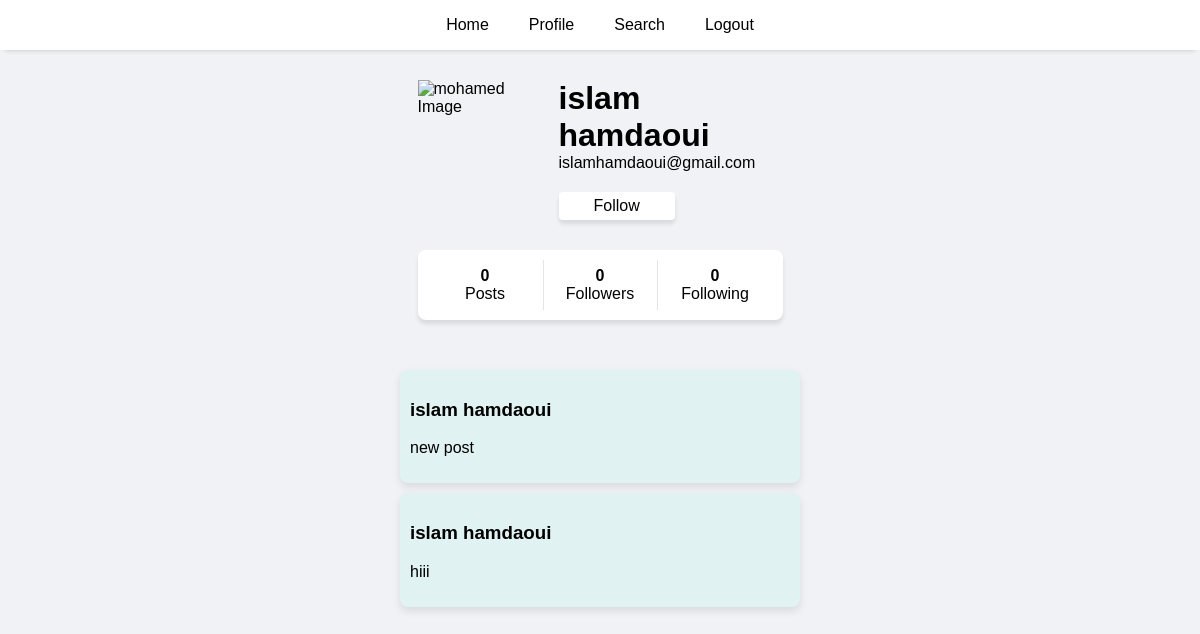
The app's page /info.php?id=1 (signed in) with its own data.
### tables this page shows
CREATE TABLE `users` (
  `id` int(5) NOT NULL,
  `username` varchar(50) NOT NULL,
  `password` varchar(50) NOT NULL,
  `email` varchar(50) NOT NULL,
  `pdp` enum('default','sara','dalia','islam','mohamed') DEFAULT 'default'
);

CREATE TABLE `posts` (
  `id` int(11) NOT NULL,
  `user_id` int(11) DEFAULT NULL,
  `content` text DEFAULT NULL,
  `created_at` timestamp NOT NULL DEFAULT current_timestamp()
);

### info.php (the view, shortened to what this page needs)
<?php
 require("connection.php");
    $id = $_GET['id'];
 $select = $db -> prepare("SELECT * FROM users WHERE id=:id");
    $select -> execute(array(
        'id' => $id
    ));
    $data = $select->fetch();
?>
<?php
$follower_id = $_GET['id'];
$following = $db -> prepare("SELECT count(followed_id) as following_num FROM follow WHERE follower_id = :follower_id");
$following -> execute(array("follower_id"=> $follower_id));
$followingCount = $following -> fetch();
?>
<?php
$followed_id = $_GET['id'];
$followers = $db -> prepare("SELECT count(follower_id) as follower_num ,status FROM follow WHERE followed_id = :followed_id");
$followers -> execute(array("followed_id"=> $followed_id));
$followersCount = $followers -> fetch();
$status = $followersCount['status'];
?>
<!DOCTYPE html>
<html lang="en">
<head>
</head>
<body>
<?php
  require('header.php');
?>
<div class="userprofile">
<div class="userpdp">
    <?php
if ($data['pdp'] === 'default') {
echo '<img src="uploads/default.png" alt="default Image">';
} elseif ($data['pdp'] === 'sara') {
echo "<img src='uploads/sara.png' alt='sara Image'>";
} elseif ($data['pdp'] === 'dalia') {
echo "<img  src='uploads/dalia.png' alt='dalia Image'>";
}  elseif ($data['pdp'] === 'islam') {
echo"<img src='uploads/islam.png' alt='islam Image'>";
}
elseif ($data['pdp'] === 'mohamed') {
echo"<img class='image' src='uploads/mohamed.png' alt='mohamed Image'>";
} else {
echo '<img src="uploads/default.png" alt="default Image">';
}
?>
</div>
<div class="userinfo">
<h3><?php echo $data['username'] ?></h3>
<span><?php echo $data['email'] ?></span>
<?php if ($status !== 'followed') : ?>
<button id="follow" onclick="window.location.href='follow.php?followed_id=<?php echo $data['id']; ?>'">Follow</button>
<?php elseif($status === 'followed') : ?>
    <button id="unfollow" onclick="window.location.href='unfollow.php?followed_id=<?php echo $data['id']; ?>'">Unfollow</button>
    <?php endif; ?>
</div>
</div>
<div class="stats">
    <div >
        <b><?php echo $followersCount['follower_num']; ?></b>
         <span>Posts</span>
    </div>
     <div >
        <b><?php echo $followersCount['follower_num']; ?></b>
     <span>Followers</span>
     </div>
     <div >
     <b> <?php echo $followingCount['following_num']; ?> </b>
     <span>Following</span>
     </div>
    </div>
    <div class="posts">
    <?php
 $show = $db->prepare('SELECT posts.content, users.username
 FROM posts
 INNER JOIN users ON posts.user_id = users.id
 WHERE users.id=:id ORDER BY posts.created_at DESC');
$show->execute(array('id' => $id));
while ($data = $show->fetch(PDO::FETCH_ASSOC)){
    echo '<div class="post">';
    echo '<h3>' . htmlspecialchars($data['username']) . '</h3>';
    echo '<p>' . htmlspecialchars($data['content']) . '</p>';
    echo '</div>';
}
?>
    </div>
</body>
</html>

### header.php (shortened to what this page needs)
<!DOCTYPE html>
<html lang="en">
<head>
</head>
<body>
    <header>
        <a  href="home.php">Home</a>
        <?php if(empty($_SESSION['user'])): ?>
            <a  href="index.php">Login</a>
            <a href="signupform.php">Signup</a>
            <?php  else: ?>
                <a  href="profile.php">Profile</a>
                <a  href="search.php">Search</a>
                <a href="logout.php">Logout</a>
        <?php  endif; ?>
    </header>
</body>
</html>

### header.php (style rules this page uses)
* { font-family: sans-serif; }
body { background-color: #f0f2f5; MARGIN: 0; }
header { width: 100%; display: flex; align-items: center; justify-content: center; background-color: #FFF; height: 50px; box-shadow: 0px 5px 5px -5px rgba(0, 0, 0, 0.2); }
a { text-decoration: none; color: black; height: 50px; padding: 0 20px; display: flex; justify-content: center; align-items: center; }

### info.php (style rules this page uses)
* { box-sizing: border-box; }
body { display: flex; flex-direction: column; align-items: center; }
.stats { display: flex; width: 100%; max-width: fit-content; padding: 10px; background-color: #fff; box-shadow: 0 4px 4px rgba(0, 0, 0, 0.1); border-radius: 8px; }
.stats div { display: flex; flex-direction: column; align-items: center; justify-content: center; padding: 7px 25px; cursor: pointer; width: 115px; }
.stats div:first-child { cursor: text; }
.stats div:nth-child(2) { border-left: 1px solid rgba(0, 0, 0, 0.1); border-right: 1px solid rgba(0, 0, 0, 0.1); }
.posts { margin-top: 50px; }
.post { width: 400px; padding: 10px; margin-bottom: 10px; background-color: #e0f2f1; border-radius: 8px; box-shadow: 0 4px 8px rgba(0, 0, 0, 0.1); }
.userprofile { display: flex; width: 365px; margin: 30px 0 30px; }
.userinfo { display: flex; flex-direction: column; margin-left: 15px; }
.userinfo h3 { font-size: xx-large; margin: 0; }
.userinfo button { font-size: 16px; cursor: pointer; margin-top: 20px; border-radius: 4px; width: fit-content; padding: 5px 35px; background-color:#fff; border: none; box-shadow: 0 4px 4px rgba(0, 0, 0, 0.1); }
.userpdp img { width: 150px; height: 150px; }

### records on screen
users: username "islam hamdaoui", email "islamhamdaoui@gmail.com"
posts: user.username "islam hamdaoui", content "new post"
posts: user.username "islam hamdaoui", content "hiii"

### other values on screen
$followersCount['follower_num'] "0"
$followingCount['following_num'] "0"
